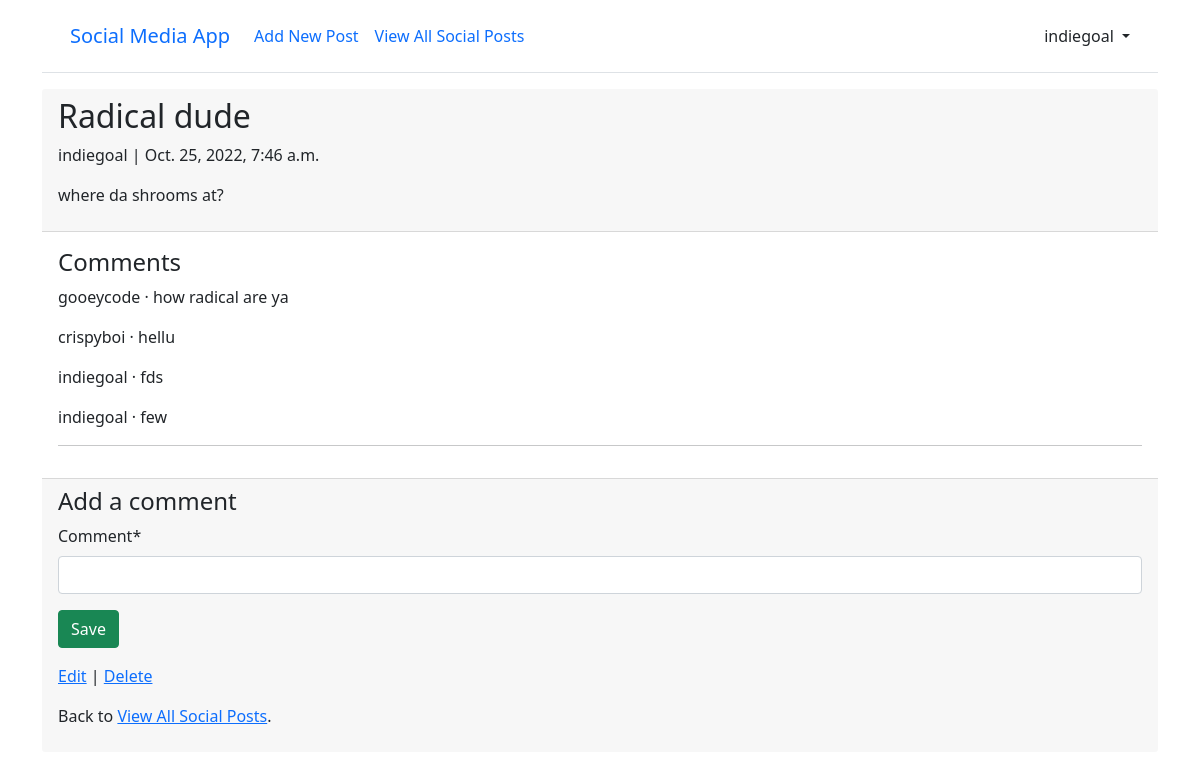
The page /socialpost/4/ (signed in) on the database as committed earlier.
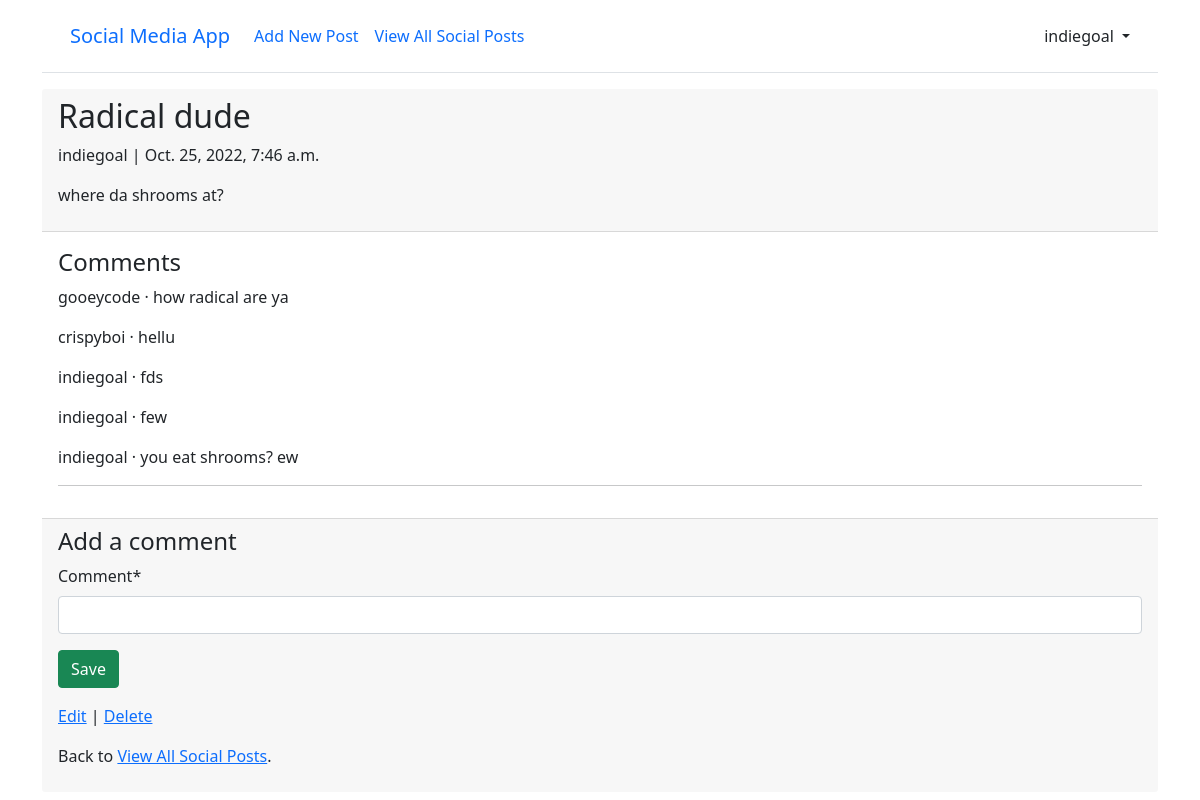
The same page on the database as committed later.
### socialpost/models.py (models this page shows, shortened)
class Comment(models.Model):
    socialpost = models.ForeignKey(SocialPost, on_delete=models.CASCADE)
    comment = models.CharField(max_length=200)
    author = models.ForeignKey(settings.AUTH_USER_MODEL,
                            on_delete=models.CASCADE,)
    def __str__(self):
        return self.comment

### accounts/models.py (models this page shows)
class CustomUser(AbstractUser):
    age = models.PositiveIntegerField(null=True, blank=True)
    tagline = models.CharField(max_length=200, null='', blank=True)

### socialpost/views.py (the view, shortened to what this page needs)
# urls.py: path('<int:pk>/', SocialPostDetailView.as_view(), name='socialpost_detail'),
class SocialPostDetailView(LoginRequiredMixin, View):
    def get(self, request, *args, **kwargs):
        view = CommentGet.as_view()
        return view(request, *args, **kwargs)

### socialpost/forms.py
class CommentForm(forms.ModelForm):
    class Meta:
            model = Comment
            fields = ('comment',)

### socialpost/views.py (called while the page is built)
    def get_context_data(self, **kwargs):
        context = super().get_context_data(**kwargs)
        context['form'] = CommentForm()
        return context

### templates/socialpost_detail.html
{% extends 'base.html' %}
{% load crispy_forms_tags  %}
{% block content %}
<div class="container">
    <div class="card-header">
    <div class="socialpost-entry">
        <h2> {{ socialpost.title }}</h2>
        <p> {{ socialpost.author }} | {{ socialpost.date }}</p>
        <p> {{ socialpost.body }}</p>
    </div>
    </div>
    <div class="card-body">
    <h4>Comments</h4>
        {% for comment in socialpost.comment_set.all %}
            <p>{{ comment.author }} &middot; {{ comment }}</p>
        {% endfor %}
    <hr>
    </div>
    <div class="card-footer">
        <h4>Add a comment</h4>
            <form action="" method="post">{% csrf_token %}
                {{ form|crispy }}
                <button class="btn btn-success ml-2" type="submit">Save</button>
            </form>
        <p><a href="{% url 'socialpost_edit' socialpost.pk %}">Edit</a> |
        <a href="{% url 'socialpost_delete' socialpost.pk %}">Delete</a></p>
        <p>Back to <a href="{% url 'socialpost_list' %}">View All Social Posts</a>.</p>
    </div>
</div>
{% endblock content %}

Rows that differ between the two databases and show on the page:
added Comment: author "indiegoal", comment "you eat shrooms? ew"
